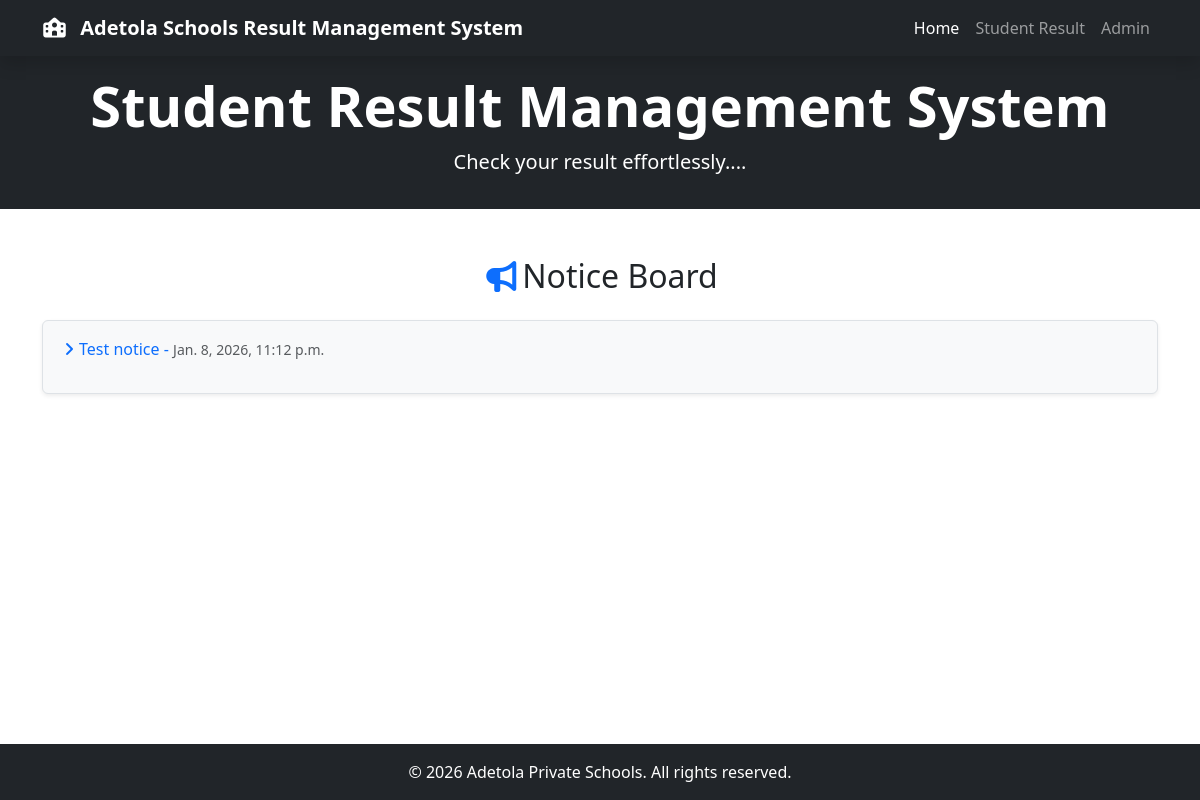
The app's page /, older data.
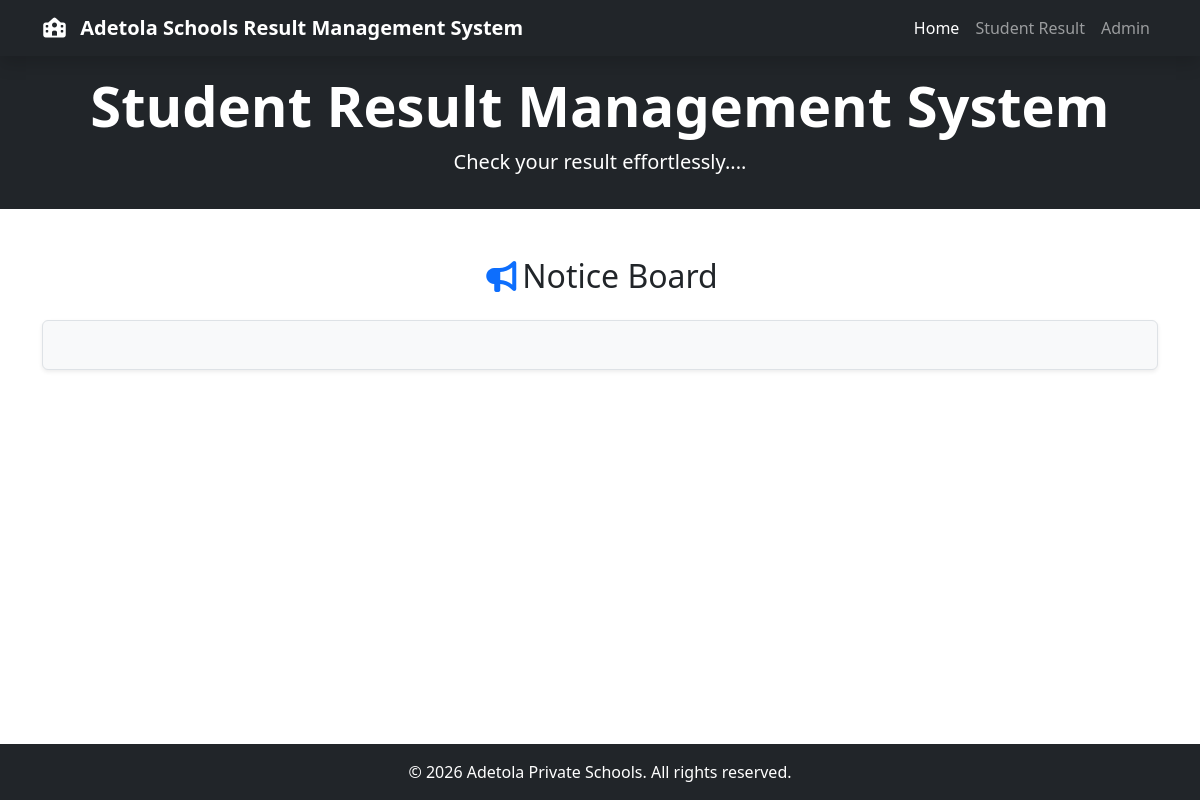
The same page, newer data.
### resultManager/models.py (models this page shows)
class Notice(models.Model):
   title = models.CharField(max_length=200)
   details = models.TextField()
   posting_date = models.DateTimeField(auto_now_add=True)
   updation_date = models.DateTimeField(auto_now=True)

### resultManager/views.py (the view)
# urls.py: path('', index, name='index'),
def index(request):
    notices = Notice.objects.all().order_by('id')
    return render(request, 'index.html', locals())

### resultManager/templates/index.html
{% extends "base.html" %} {% block content %}
<header class="py-3 bg-dark text-white">
  <div class="text-center container">
    <h1 class="display-4 fw-bold">Student Result Management System</h1>
    <p class="lead">Check your result effortlessly....</p>
  </div>
</header>
<section class="py-5">
  <div class="container">
    <h2 class="text-center mb-4">
      <i class="fas fa-bullhorn text-primary"></i>Notice Board
    </h2>
    <div class="border p-3 rounded shadow-sm bg-light">
      <marquee
        behavior=""
        direction="up"
        scrollamount="3"
        onmouseover="this.stop();"
        onmouseout="this.start();"
      >
        <ul class="list-unstyled">
          {% for notice in notices %}
          <li class="mb-2">
            <a
              href="{% url 'notice_detail' notice.id %}"
              class="text-decoration-none"
            >
              <i class="fas fa-angle-right text-primary"></i>{{ notice.title }}
              - <small class="text-muted">{{ notice.posting_date }}</small>
            </a>
          </li>
          {% endfor %}
        </ul>
      </marquee>
    </div>
  </div>
</section>
{% endblock %}

Row changes from the older to the newer data that the page shows:
removed Notice: title "Test notice", posting_date "Jan. 8, 2026, 11:12 p.m."
